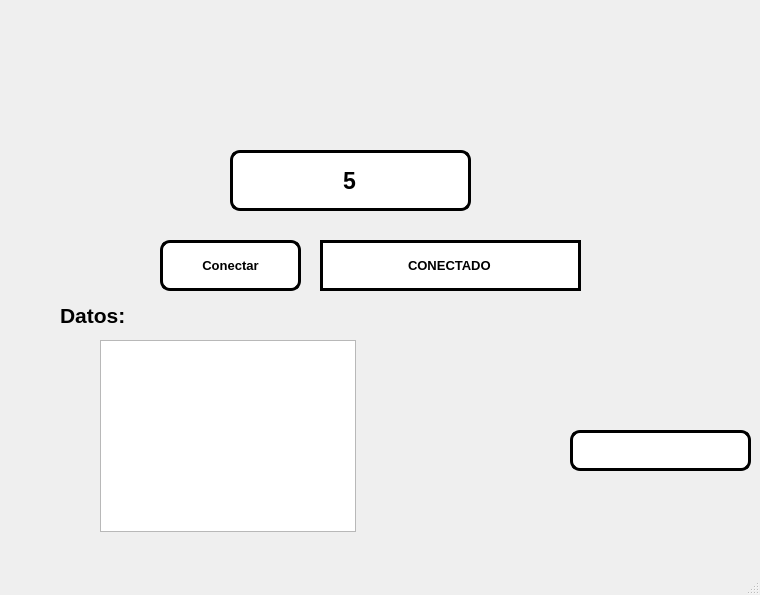
<?xml version="1.0" encoding="UTF-8"?>
<ui version="4.0">
 <class>MainWindow</class>
 <widget class="QMainWindow" name="MainWindow">
  <property name="geometry">
   <rect>
    <x>0</x>
    <y>0</y>
    <width>760</width>
    <height>595</height>
   </rect>
  </property>
  <property name="windowTitle">
   <string>MainWindow</string>
  </property>
  <widget class="QWidget" name="centralwidget">
   <widget class="QLineEdit" name="txt_temporizador">
    <property name="geometry">
     <rect>
      <x>570</x>
      <y>430</y>
      <width>181</width>
      <height>41</height>
     </rect>
    </property>
    <property name="font">
     <font>
      <pointsize>25</pointsize>
      <weight>75</weight>
      <bold>true</bold>
     </font>
    </property>
    <property name="styleSheet">
     <string notr="true">background-color: rgb(255, 255, 255);
border-radius: 10px;
border: 3px solid black</string>
    </property>
    <property name="alignment">
     <set>Qt::AlignCenter</set>
    </property>
   </widget>
   <widget class="QLabel" name="label_2">
    <property name="geometry">
     <rect>
      <x>10</x>
      <y>20</y>
      <width>151</width>
      <height>111</height>
     </rect>
    </property>
    <property name="styleSheet">
     <string notr="true"/>
    </property>
    <property name="text">
     <string/>
    </property>
    <property name="pixmap">
     <pixmap resource="../Archivos/Recursos.qrc">:/Fotos/logofacultad.jpg</pixmap>
    </property>
    <property name="scaledContents">
     <bool>true</bool>
    </property>
   </widget>
   <widget class="QLabel" name="label_3">
    <property name="geometry">
     <rect>
      <x>580</x>
      <y>10</y>
      <width>161</width>
      <height>111</height>
     </rect>
    </property>
    <property name="styleSheet">
     <string notr="true"/>
    </property>
    <property name="text">
     <string/>
    </property>
    <property name="pixmap">
     <pixmap resource="../Archivos/Recursos.qrc">:/Fotos/logoUAT.jpg</pixmap>
    </property>
    <property name="scaledContents">
     <bool>true</bool>
    </property>
   </widget>
   <widget class="QLabel" name="label_4">
    <property name="geometry">
     <rect>
      <x>580</x>
      <y>310</y>
      <width>161</width>
      <height>121</height>
     </rect>
    </property>
    <property name="styleSheet">
     <string notr="true"/>
    </property>
    <property name="text">
     <string/>
    </property>
    <property name="pixmap">
     <pixmap resource="../Archivos/Recursos.qrc">:/Fotos/kirby buchon.jpg</pixmap>
    </property>
    <property name="scaledContents">
     <bool>true</bool>
    </property>
   </widget>
   <widget class="QPushButton" name="btn_accion">
    <property name="geometry">
     <rect>
      <x>160</x>
      <y>240</y>
      <width>141</width>
      <height>51</height>
     </rect>
    </property>
    <property name="font">
     <font>
      <pointsize>10</pointsize>
      <weight>75</weight>
      <bold>true</bold>
     </font>
    </property>
    <property name="styleSheet">
     <string notr="true">background-color: rgb(255, 255, 255);
border-radius: 10px;
border: 3px solid black</string>
    </property>
    <property name="text">
     <string>Conectar</string>
    </property>
   </widget>
   <widget class="QLineEdit" name="txt_estado">
    <property name="geometry">
     <rect>
      <x>320</x>
      <y>240</y>
      <width>261</width>
      <height>51</height>
     </rect>
    </property>
    <property name="font">
     <font>
      <pointsize>10</pointsize>
      <weight>75</weight>
      <bold>true</bold>
     </font>
    </property>
    <property name="styleSheet">
     <string notr="true">background-color: rgb(255, 255, 255);
border: 3px solid black
</string>
    </property>
    <property name="text">
     <string>CONECTADO</string>
    </property>
    <property name="alignment">
     <set>Qt::AlignCenter</set>
    </property>
   </widget>
   <widget class="QLineEdit" name="txt_com">
    <property name="geometry">
     <rect>
      <x>230</x>
      <y>150</y>
      <width>241</width>
      <height>61</height>
     </rect>
    </property>
    <property name="font">
     <font>
      <pointsize>17</pointsize>
      <weight>75</weight>
      <bold>true</bold>
     </font>
    </property>
    <property name="styleSheet">
     <string notr="true">background-color: rgb(255, 255, 255);
border-radius: 10px;
border: 3px solid black</string>
    </property>
    <property name="text">
     <string>5</string>
    </property>
    <property name="alignment">
     <set>Qt::AlignCenter</set>
    </property>
   </widget>
   <widget class="QListWidget" name="lista_datos">
    <property name="geometry">
     <rect>
      <x>100</x>
      <y>340</y>
      <width>256</width>
      <height>192</height>
     </rect>
    </property>
   </widget>
   <widget class="QLabel" name="label">
    <property name="geometry">
     <rect>
      <x>60</x>
      <y>300</y>
      <width>91</width>
      <height>31</height>
     </rect>
    </property>
    <property name="font">
     <font>
      <pointsize>16</pointsize>
      <weight>75</weight>
      <bold>true</bold>
     </font>
    </property>
    <property name="styleSheet">
     <string notr="true"/>
    </property>
    <property name="text">
     <string>Datos:</string>
    </property>
   </widget>
  </widget>
  <widget class="QMenuBar" name="menubar">
   <property name="geometry">
    <rect>
     <x>0</x>
     <y>0</y>
     <width>760</width>
     <height>26</height>
    </rect>
   </property>
  </widget>
  <widget class="QStatusBar" name="statusbar"/>
 </widget>
 <resources>
  <include location="../Archivos/Recursos.qrc"/>
  <include location="../Archivos/Recursos.qrc"/>
 </resources>
 <connections/>
</ui>
